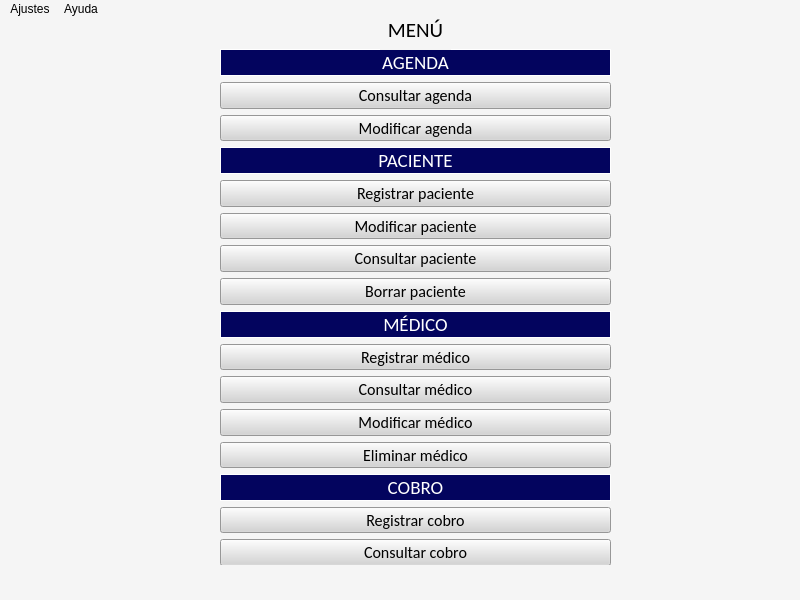
<?xml version="1.0" encoding="UTF-8"?>
<ui version="4.0">
 <class>MainWindow</class>
 <widget class="QMainWindow" name="MainWindow">
  <property name="enabled">
   <bool>true</bool>
  </property>
  <property name="geometry">
   <rect>
    <x>0</x>
    <y>0</y>
    <width>800</width>
    <height>600</height>
   </rect>
  </property>
  <property name="windowTitle">
   <string>MainWindow</string>
  </property>
  <property name="styleSheet">
   <string notr="true">background-color: rgb(245, 245, 245);</string>
  </property>
  <widget class="QWidget" name="centralwidget">
   <widget class="QWidget" name="gridLayoutWidget">
    <property name="geometry">
     <rect>
      <x>220</x>
      <y>30</y>
      <width>391</width>
      <height>516</height>
     </rect>
    </property>
    <layout class="QGridLayout" name="gridLayout">
     <item row="10" column="0">
      <widget class="QPushButton" name="pushButton_15">
       <property name="font">
        <font>
         <family>Calibri</family>
         <pointsize>12</pointsize>
         <weight>50</weight>
         <italic>false</italic>
         <bold>false</bold>
        </font>
       </property>
       <property name="styleSheet">
        <string notr="true">background-color: rgb(212, 212, 212);
font: 12pt &quot;Calibri&quot;;color: #000000</string>
       </property>
       <property name="text">
        <string>Registrar médico</string>
       </property>
      </widget>
     </item>
     <item row="12" column="0">
      <widget class="QPushButton" name="pushButton_19">
       <property name="font">
        <font>
         <family>Calibri</family>
         <pointsize>12</pointsize>
         <weight>50</weight>
         <italic>false</italic>
         <bold>false</bold>
        </font>
       </property>
       <property name="styleSheet">
        <string notr="true">background-color: rgb(212, 212, 212);
font: 12pt &quot;Calibri&quot;;color: #000000</string>
       </property>
       <property name="text">
        <string>Modificar médico</string>
       </property>
      </widget>
     </item>
     <item row="0" column="0">
      <widget class="QLabel" name="label_2">
       <property name="font">
        <font>
         <family>Calibri</family>
         <pointsize>14</pointsize>
        </font>
       </property>
       <property name="focusPolicy">
        <enum>Qt::NoFocus</enum>
       </property>
       <property name="autoFillBackground">
        <bool>false</bool>
       </property>
       <property name="styleSheet">
        <string notr="true">background-color: rgb(3, 4, 94);
font: 14pt &quot;Calibri&quot;; color: #ffffff</string>
       </property>
       <property name="frameShape">
        <enum>QFrame::Box</enum>
       </property>
       <property name="text">
        <string>AGENDA</string>
       </property>
       <property name="alignment">
        <set>Qt::AlignCenter</set>
       </property>
      </widget>
     </item>
     <item row="11" column="0">
      <widget class="QPushButton" name="pushButton_16">
       <property name="font">
        <font>
         <family>Calibri</family>
         <pointsize>12</pointsize>
         <weight>50</weight>
         <italic>false</italic>
         <bold>false</bold>
        </font>
       </property>
       <property name="styleSheet">
        <string notr="true">background-color: rgb(212, 212, 212);
font: 12pt &quot;Calibri&quot;;color: #000000</string>
       </property>
       <property name="text">
        <string>Consultar médico</string>
       </property>
      </widget>
     </item>
     <item row="13" column="0">
      <widget class="QPushButton" name="pushButton_17">
       <property name="font">
        <font>
         <family>Calibri</family>
         <pointsize>12</pointsize>
         <weight>50</weight>
         <italic>false</italic>
         <bold>false</bold>
        </font>
       </property>
       <property name="styleSheet">
        <string notr="true">background-color: rgb(212, 212, 212);
font: 12pt &quot;Calibri&quot;;color: #000000</string>
       </property>
       <property name="text">
        <string>Eliminar médico</string>
       </property>
      </widget>
     </item>
     <item row="9" column="0">
      <widget class="QLabel" name="label_4">
       <property name="font">
        <font>
         <family>Calibri</family>
         <pointsize>14</pointsize>
         <weight>50</weight>
         <italic>false</italic>
         <bold>false</bold>
        </font>
       </property>
       <property name="focusPolicy">
        <enum>Qt::NoFocus</enum>
       </property>
       <property name="autoFillBackground">
        <bool>false</bool>
       </property>
       <property name="styleSheet">
        <string notr="true">background-color: rgb(3, 4, 94);
font: 14pt &quot;Calibri&quot;; color: #ffffff</string>
       </property>
       <property name="frameShape">
        <enum>QFrame::Box</enum>
       </property>
       <property name="text">
        <string>MÉDICO</string>
       </property>
       <property name="alignment">
        <set>Qt::AlignCenter</set>
       </property>
      </widget>
     </item>
     <item row="1" column="0">
      <widget class="QPushButton" name="pushButton_9">
       <property name="font">
        <font>
         <family>Calibri</family>
         <pointsize>12</pointsize>
         <weight>50</weight>
         <italic>false</italic>
         <bold>false</bold>
        </font>
       </property>
       <property name="styleSheet">
        <string notr="true">background-color: rgb(212, 212, 212);
font: 12pt &quot;Calibri&quot;;color: #000000</string>
       </property>
       <property name="text">
        <string>Consultar agenda</string>
       </property>
      </widget>
     </item>
     <item row="6" column="0">
      <widget class="QPushButton" name="pushButton_12">
       <property name="font">
        <font>
         <family>Calibri</family>
         <pointsize>12</pointsize>
         <weight>50</weight>
         <italic>false</italic>
         <bold>false</bold>
        </font>
       </property>
       <property name="styleSheet">
        <string notr="true">background-color: rgb(212, 212, 212);
font: 12pt &quot;Calibri&quot;;color: #000000</string>
       </property>
       <property name="text">
        <string>Consultar paciente</string>
       </property>
      </widget>
     </item>
     <item row="2" column="0">
      <widget class="QPushButton" name="pushButton_10">
       <property name="font">
        <font>
         <family>Calibri</family>
         <pointsize>12</pointsize>
         <weight>50</weight>
         <italic>false</italic>
         <bold>false</bold>
        </font>
       </property>
       <property name="styleSheet">
        <string notr="true">background-color: rgb(212, 212, 212);
font: 12pt &quot;Calibri&quot;;color: #000000</string>
       </property>
       <property name="text">
        <string>Modificar agenda</string>
       </property>
      </widget>
     </item>
     <item row="16" column="0">
      <widget class="QPushButton" name="pushButton_20">
       <property name="font">
        <font>
         <family>Calibri</family>
         <pointsize>12</pointsize>
         <weight>50</weight>
         <italic>false</italic>
         <bold>false</bold>
        </font>
       </property>
       <property name="styleSheet">
        <string notr="true">background-color: rgb(212, 212, 212);
font: 12pt &quot;Calibri&quot;;color: #000000</string>
       </property>
       <property name="text">
        <string>Consultar cobro</string>
       </property>
      </widget>
     </item>
     <item row="4" column="0">
      <widget class="QPushButton" name="pushButton_11">
       <property name="font">
        <font>
         <family>Calibri</family>
         <pointsize>12</pointsize>
         <weight>50</weight>
         <italic>false</italic>
         <bold>false</bold>
        </font>
       </property>
       <property name="styleSheet">
        <string notr="true">background-color: rgb(212, 212, 212);
font: 12pt &quot;Calibri&quot;;color: #000000</string>
       </property>
       <property name="text">
        <string>Registrar paciente</string>
       </property>
      </widget>
     </item>
     <item row="8" column="0">
      <widget class="QPushButton" name="pushButton_14">
       <property name="font">
        <font>
         <family>Calibri</family>
         <pointsize>12</pointsize>
         <weight>50</weight>
         <italic>false</italic>
         <bold>false</bold>
        </font>
       </property>
       <property name="styleSheet">
        <string notr="true">background-color: rgb(212, 212, 212);
font: 12pt &quot;Calibri&quot;;color: #000000</string>
       </property>
       <property name="text">
        <string>Borrar paciente</string>
       </property>
      </widget>
     </item>
     <item row="14" column="0">
      <widget class="QLabel" name="label_5">
       <property name="font">
        <font>
         <family>Calibri</family>
         <pointsize>14</pointsize>
         <weight>50</weight>
         <italic>false</italic>
         <bold>false</bold>
        </font>
       </property>
       <property name="focusPolicy">
        <enum>Qt::NoFocus</enum>
       </property>
       <property name="autoFillBackground">
        <bool>false</bool>
       </property>
       <property name="styleSheet">
        <string notr="true">background-color: rgb(3, 4, 94);
font: 14pt &quot;Calibri&quot;; color: #ffffff</string>
       </property>
       <property name="frameShape">
        <enum>QFrame::Box</enum>
       </property>
       <property name="text">
        <string>COBRO</string>
       </property>
       <property name="alignment">
        <set>Qt::AlignCenter</set>
       </property>
      </widget>
     </item>
     <item row="15" column="0">
      <widget class="QPushButton" name="pushButton_18">
       <property name="font">
        <font>
         <family>Calibri</family>
         <pointsize>12</pointsize>
         <weight>50</weight>
         <italic>false</italic>
         <bold>false</bold>
        </font>
       </property>
       <property name="styleSheet">
        <string notr="true">background-color: rgb(212, 212, 212);
font: 12pt &quot;Calibri&quot;;color: #000000</string>
       </property>
       <property name="text">
        <string>Registrar cobro</string>
       </property>
      </widget>
     </item>
     <item row="3" column="0">
      <widget class="QLabel" name="label_3">
       <property name="font">
        <font>
         <family>Calibri</family>
         <pointsize>14</pointsize>
         <weight>50</weight>
         <italic>false</italic>
         <bold>false</bold>
        </font>
       </property>
       <property name="focusPolicy">
        <enum>Qt::NoFocus</enum>
       </property>
       <property name="autoFillBackground">
        <bool>false</bool>
       </property>
       <property name="styleSheet">
        <string notr="true">background-color: rgb(3, 4, 94);
font: 14pt &quot;Calibri&quot;; color: #ffffff</string>
       </property>
       <property name="frameShape">
        <enum>QFrame::Box</enum>
       </property>
       <property name="text">
        <string>PACIENTE</string>
       </property>
       <property name="alignment">
        <set>Qt::AlignCenter</set>
       </property>
      </widget>
     </item>
     <item row="5" column="0">
      <widget class="QPushButton" name="pushButton_13">
       <property name="font">
        <font>
         <family>Calibri</family>
         <pointsize>12</pointsize>
         <weight>50</weight>
         <italic>false</italic>
         <bold>false</bold>
        </font>
       </property>
       <property name="styleSheet">
        <string notr="true">background-color: rgb(212, 212, 212);
font: 12pt &quot;Calibri&quot;;color: #000000</string>
       </property>
       <property name="text">
        <string>Modificar paciente</string>
       </property>
      </widget>
     </item>
    </layout>
   </widget>
   <widget class="QLabel" name="label">
    <property name="geometry">
     <rect>
      <x>380</x>
      <y>-10</y>
      <width>71</width>
      <height>41</height>
     </rect>
    </property>
    <property name="font">
     <font>
      <family>Calibri</family>
      <pointsize>16</pointsize>
     </font>
    </property>
    <property name="text">
     <string>MENÚ</string>
    </property>
    <property name="alignment">
     <set>Qt::AlignCenter</set>
    </property>
   </widget>
  </widget>
  <widget class="QStatusBar" name="statusbar"/>
  <widget class="QMenuBar" name="menubar">
   <property name="geometry">
    <rect>
     <x>0</x>
     <y>0</y>
     <width>800</width>
     <height>21</height>
    </rect>
   </property>
   <widget class="QMenu" name="menuccd">
    <property name="title">
     <string>Ajustes</string>
    </property>
    <addaction name="actionActualizar_informaci_n"/>
   </widget>
   <widget class="QMenu" name="menuAyuda">
    <property name="title">
     <string>Ayuda</string>
    </property>
    <addaction name="actionAcerca_de"/>
   </widget>
   <addaction name="menuccd"/>
   <addaction name="menuAyuda"/>
  </widget>
  <action name="actionAcerca_de">
   <property name="text">
    <string>Acerca de...</string>
   </property>
  </action>
  <action name="actionActualizar_informaci_n">
   <property name="text">
    <string>Actualizar información</string>
   </property>
   <property name="shortcutVisibleInContextMenu">
    <bool>true</bool>
   </property>
  </action>
 </widget>
 <resources/>
 <connections/>
</ui>
